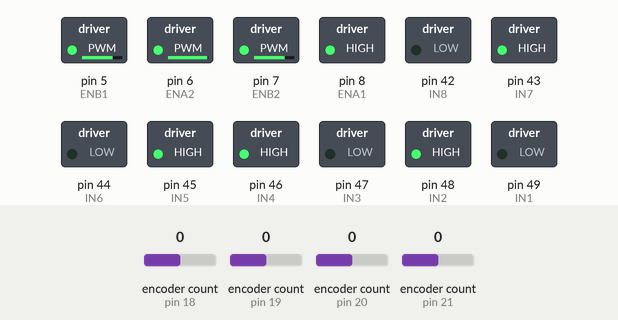
Bench run of a sketch on a simulated Arduino Mega 2560, built with avr-gcc and run on an emulated ATmega2560. Shown: switched loads named in the sketch (green lamp = pin HIGH). The test bench sets the inputs (shaded band); at power-on: encoder count (sensors on pin 18, pin 19, pin 20, pin 21) 0. What the sketch prints to the serial monitor is not drawn.

Above: at 1.2 s.
1.3 s: encoder count (sensor on pin 18) set to 1
Timing chart, 0 to 4.3 s (numbered marks = the images above; inputs shaded):
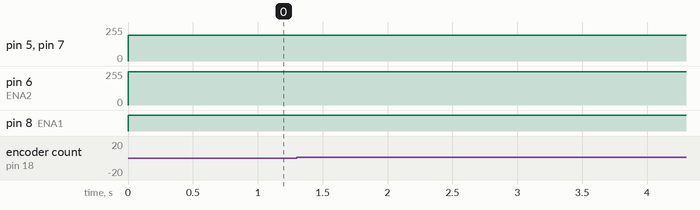

Measured:
- after the input at 1.3 s, every drawn part: stays the same

The sketch:

test.ino
```cpp
#include <PID_v1.h>
#include <Encoder.h>

//---------- L298_1-----------------------------------------------
#define IN1 49 // PL0 // dong co 1
#define IN2 48 // PL1
#define IN3 47 // PL2 // dong co 2
#define IN4 46 // PL3
// Enable L298
#define ENA1 8
#define ENB1 5
//---------- L298_2-------------------------------------------------
#define IN5 45 // PL4 // dong co 4
#define IN6 44 // PL5
#define IN7 43 // PL6 // dong co 3
#define IN8 42 // PL7
// Enable L298
#define ENA2 6
#define ENB2 7
//--------------------------------------------------------------------
// Interrupt pins encoder
#define E1 18 // CH1
#define E2 50

#define E3 19 // CH1
#define E4 51

#define E5 20 // CH1
#define E6 52

#define E7 21 //CH1
#define E8 53

#define E9 2 //CH1 int.0
#define E10 24

#define E11 3 //CH1 int.1
#define E12 25
// Define encoder pins
Encoder encoder1(E1, E2);  // A channel on pin 2, B channel on pin 3
Encoder encoder2(E3, E4);  // A channel on pin 2, B channel on pin 3
Encoder encoder3(E5, E6);  // A channel on pin 2, B channel on pin 3
Encoder encoder4(E7, E8);  // A channel on pin 2, B channel on pin 3

//Define setpoint and angle
int setpoint=12000;
int angle=0;
//PID for motor1
double Kp1 = 0.08;
double Ki1 = 0;
double Kd1 = 0;
//PID for motor2
double Kp2 = 0.08;
double Ki2 = 0;
double Kd2 = 0;
//PID for motor3
double Kp3 = 0.08;
double Ki3 = 0;
double Kd3 = 0;
//PID for motor4
double Kp4 = 0.08;
double Ki4 = 0;
double Kd4 = 0;
//Define output for 4 motors
double output1,output2,output3,output4;
double error1,error2,error3,error4;
//-------------------------------------------------------------------
double s1,s2,s3,s4;
double input1=0,input2=0,input3=0,input4=0;
double input1t=0,input2t=0,input3t=0,input4t=0;
// Define PID for 4 motors
PID pid1(&input1, &output1, &s1, Kp1, Ki1, Kd1, DIRECT);
PID pid2(&input2, &output2, &s2, Kp2, Ki2, Kd2, DIRECT);
PID pid3(&input3, &output3, &s3, Kp3, Ki3, Kd3, DIRECT);
PID pid4(&input4, &output4, &s4, Kp4, Ki4, Kd4, DIRECT);

//----------------------FUNCTION--------------------------------------
//-------Function calculate pulse with input is Distance---------------
void tinhtoan_quangduong(int s, float degree)//degree integer number pls
{
  float x= degree/180*3.14;
  s1 = s * cos(3.14/4+x);
  s2 = s * sin(3.14/4+x)*(-1);
  s3 = s * cos(3.14/4+x)*(-1);
  s4 = s * sin(3.14/4+x);
}
//--------------------FORWARD-----------------------------------------
void dir()
{
  //Motor1
    if (output1>0) {
    digitalWrite(IN1, HIGH);
    digitalWrite(IN2, LOW);
    }
    else  {
    digitalWrite(IN1,LOW);
    digitalWrite(IN2, HIGH);
    }
  //Motor2
    if (output2>0) {
    digitalWrite(IN3, HIGH);
    digitalWrite(IN4, LOW);
    }
    else  {
    digitalWrite(IN3,LOW);
    digitalWrite(IN4, HIGH);
    }
  //Motor3
    if (output3>0) {
    digitalWrite(IN7, HIGH);
    digitalWrite(IN8, LOW);
    }
    else  {
    digitalWrite(IN7,LOW);
    digitalWrite(IN8, HIGH);
    }
  //Motor4
    if (output4>0) {
    digitalWrite(IN5, HIGH);
    digitalWrite(IN6, LOW);
    }
    else  {
    digitalWrite(IN5,LOW);
    digitalWrite(IN6, HIGH);
    }

}
void di(int s, int deg)
{
  //Calculate the setpoint
  tinhtoan_quangduong(s,deg);

  //Direction for 4 motor
  dir();

  //Calculate input and output for motor 1 to 4
  pid1.Compute();
  pid2.Compute();
  pid3.Compute();
  pid4.Compute();

  //Calculate error for motor 1 to 4
  error1=s1-input1;
  error2=s2-input2;
  error3=s3-input3;
  error4=s4-input4;

  //Run motor

  //Motor1
  if (abs(output1)>50) analogWrite(ENA1, abs(output1));
  else if ((abs(error1)> 5) || (abs(output1)>1)) analogWrite(ENA1, 50);
  else analogWrite(ENA1,0);

  //Motor2
  if (abs(output2)>40) analogWrite(ENB1, abs(output2));
  else if ((abs(error2)> 5) || (abs(output2)>1)) analogWrite(ENB1, 40);
  else analogWrite(ENB1,0);

  //Motor3
  if (abs(output3)>40) analogWrite(ENA2, abs(output3));
  else if ((abs(error3)> 5) || (abs(output3)>1)) analogWrite(ENA2, 40);
  else analogWrite(ENA2,0);

  //Motor4
  if (abs(output4)>40) analogWrite(ENA1, abs(output4));
  else if ((abs(error4)> 5) || (abs(output4)>1)) analogWrite(ENB2, 40);
  else analogWrite(ENB2,0);
}

void dithang(){

    analogWrite(ENA1, 255);

    analogWrite(ENB1, 195);

    analogWrite(ENA2, 250);

    analogWrite(ENB2, 195);
}

//--------------------------------------------------------------------
void setup() {
  // Set port is input or output | 0: input && 1: output
  DDRL =  0xff;

  // Set PWM frequency for the enable pin
  TCCR2B = (TCCR2B & 0b11111000) | 0x02;

  // Set output limit
  pid1.SetOutputLimits(-255, 255);
  pid2.SetOutputLimits(-250, 250);
  pid3.SetOutputLimits(-255, 255);
  pid4.SetOutputLimits(-250, 250);

  // Enable L298N
  digitalWrite(ENA1,HIGH);
  digitalWrite(ENB1,HIGH);
  digitalWrite(ENA2,HIGH);
  digitalWrite(ENB2,HIGH);

  Serial.begin(9600);

  //Set mode for PID
  pid1.SetMode(AUTOMATIC);
  pid2.SetMode(AUTOMATIC);
  pid3.SetMode(AUTOMATIC);
  pid4.SetMode(AUTOMATIC);
  //test
  digitalWrite(IN1, LOW);
  digitalWrite(IN2, HIGH);
  //analogWrite(ENA1, 255);


  digitalWrite(IN3, LOW);
  digitalWrite(IN4, HIGH);
  //analogWrite(ENA1, 200);

  digitalWrite(IN7,HIGH);
  digitalWrite(IN8, LOW);
  //analogWrite(ENA1, 255);

  digitalWrite(IN5, HIGH);
  digitalWrite(IN6, LOW);
  //analogWrite(ENA1, 200);
}

void loop() {
  if((input1!=input1t) || (input2!=input2t) || (input3!=input3t) || (input4!=input4t))
  {
    Serial.print("V1=");Serial.print(input1);Serial.print(", V2=");Serial.print(input2);Serial.print(", V3=");Serial.print(input3);Serial.print(", V4=");Serial.println(input4);
    input1t=input1;
    input2t=input2;
    input3t=input3;
    input4t=input4;
  }

  // Read encoder position and convert to degrees
  input1 = (double)encoder1.read();
  input2 = (double)encoder2.read();
  input3 = (double)encoder3.read();
  input4 = (double)encoder4.read();

  //di(setpoint,0);
  dithang();
}
```
